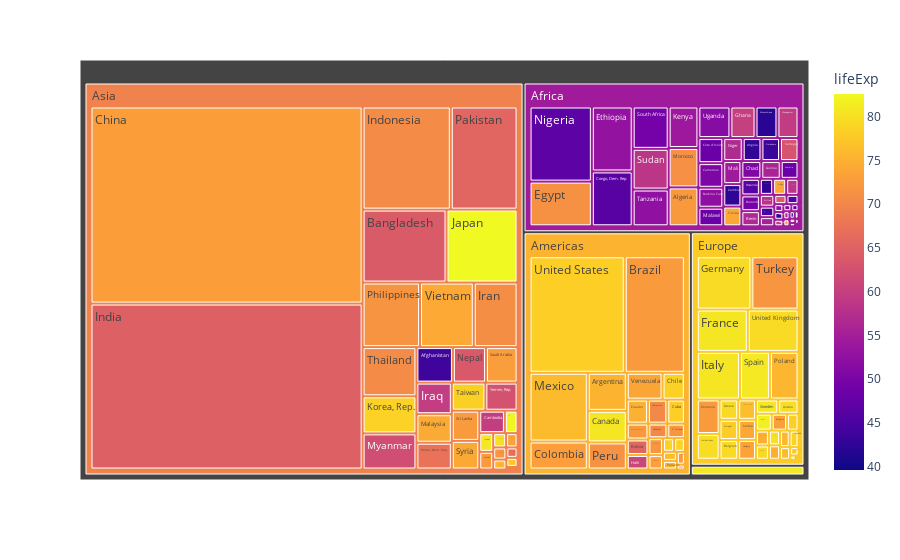

This figure's notebook cell:
### Code cell
px.treemap(line1, color="lifeExp", values='pop', path=['continent',"country"], hover_name="country")

### Figure 1 — Plotly figure (JSON) as saved in the notebook; plotly's stock layout.template omitted (floating-point values rounded to 4 significant figures; data arrays with more than 128 entries replaced by an {"elided": "..."} marker saying what was removed)
{"data": [{"branchvalues": "total", "customdata": {"elided": "147x1 float values"}, "domain": {"x": [0, 1], "y": [0, 1]}, "hovertemplate": "<b>%{hovertext}</b><br><br>labels=%{label}<br>pop=%{value}<br>parent=%{parent}<br>id=%{id}<br>lifeExp=%{color}<extra></extra>", "hovertext": {"elided": "147 str values"}, "ids": {"elided": "147 str values"}, "labels": {"elided": "147 str values"}, "marker": {"coloraxis": "coloraxis", "colors": {"elided": "147 float values"}}, "name": "", "parents": {"elided": "147 str values"}, "type": "treemap", "values": {"elided": "147 int values"}}], "layout": {"coloraxis": {"colorbar": {"title": {"text": "lifeExp"}}, "colorscale": [[0, "#0d0887"], [0.1111, "#46039f"], [0.2222, "#7201a8"], [0.3333, "#9c179e"], [0.4444, "#bd3786"], [0.5556, "#d8576b"], [0.6667, "#ed7953"], [0.7778, "#fb9f3a"], [0.8889, "#fdca26"], [1, "#f0f921"]]}, "legend": {"tracegroupgap": 0}, "margin": {"t": 60}}}
